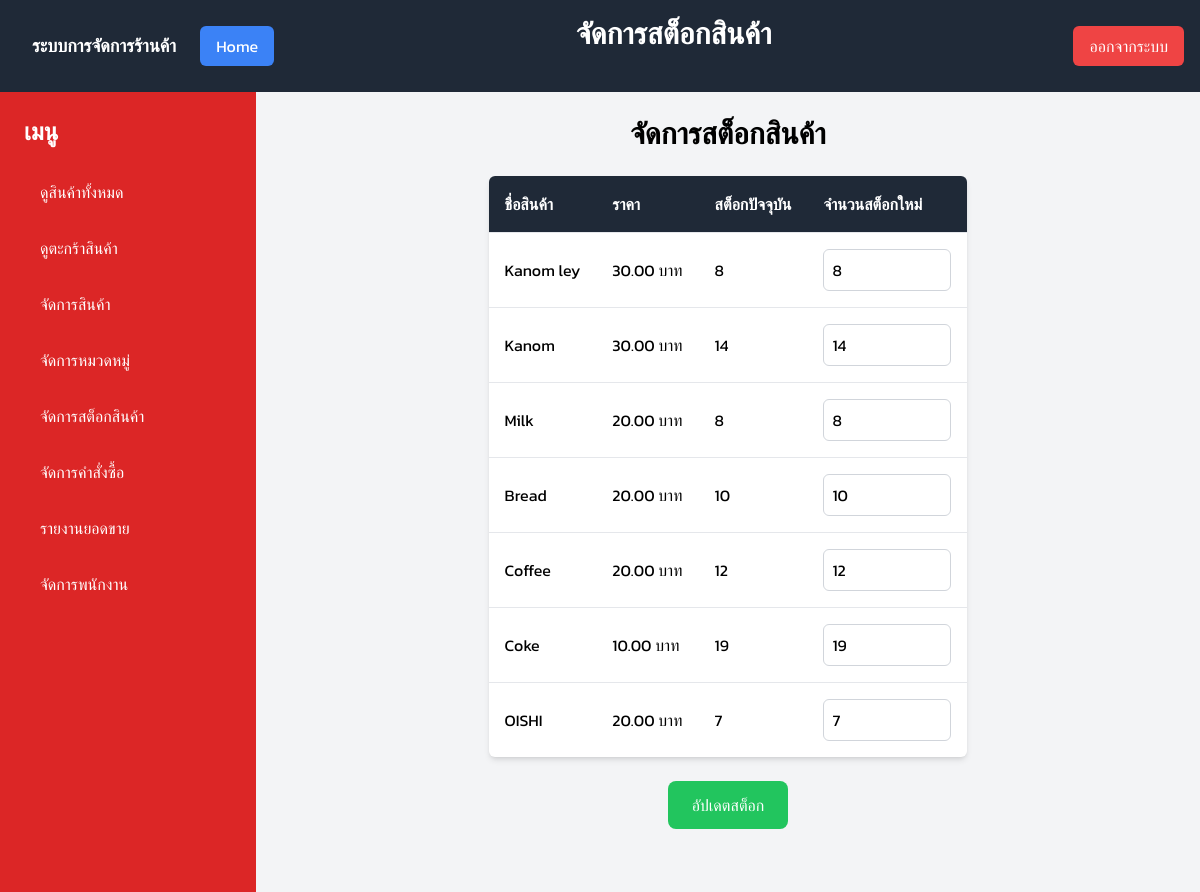
/manage-product-stock-owner/ (signed in), run on the app's committed database.
### demo/models.py (models this page shows, shortened)
class Product(models.Model):
    name = models.CharField(max_length=255)
    img_product = models.ImageField(upload_to='img/', null=True, blank=True)
    price = models.DecimalField(max_digits=10, decimal_places=2)
    stock = models.IntegerField()
    description = models.TextField()
    category = models.ForeignKey(Category, on_delete=models.SET_NULL, null=True)

### demo/views.py (the view, shortened to what this page needs)
# urls.py: path('manage-product-stock-owner/', views.manage_product_stock_view, name='manage_product_stock'),
@login_required
def manage_product_stock_view(request):
    if request.user.member_profile.role not in ['staff', 'owner']:
        messages.error(request, 'คุณไม่มีสิทธิ์เข้าถึงหน้านี้')
        return redirect('home')
    products = Product.objects.all()
    return render(request, 'manage_product_stock.html', {'products': products})

### demo/templates/manage_product_stock.html (shortened to what this page needs)
{% load static tailwind_tags %}
<!DOCTYPE html>
<html lang="en">
<head>
    {% tailwind_css %}
</head>
<body class="bg-gray-100">
    <div class="flex justify-between items-center bg-gray-800 text-white p-4">
        <div class="flex items-center">
            <span class="ml-4 text-lg font-semibold">ระบบการจัดการร้านค้า</span>
            <a href="{% url 'home' %}" class="bg-blue-500 text-white px-4 py-2 rounded-md hover:bg-blue-600 transition ml-6">Home</a>
        </div>
        <h1 class="text-3xl font-bold text-center mb-6">จัดการสต็อกสินค้า</h1>
        <div class="flex items-center">
            <a href="{% url 'logout' %}" class="bg-red-500 text-white px-4 py-2 rounded-md hover:bg-red-600 transition">ออกจากระบบ</a>
        </div>
    </div>
    {% include 'sidebar_owner.html' %}
    <div class="max-w-7xl mx-auto p-6">
        <h2 class="text-3xl font-semibold mb-6 text-center">จัดการสต็อกสินค้า</h2>
        <form method="POST">
            <table class="min-w-full bg-white shadow-md rounded-md overflow-hidden">
                <thead class="bg-gray-800 text-white">
                    <tr>
                        <th class="p-4 text-left">ชื่อสินค้า</th>
                        <th class="p-4 text-left">ราคา</th>
                        <th class="p-4 text-left">สต็อกปัจจุบัน</th>
                        <th class="p-4 text-left">จำนวนสต็อกใหม่</th>
                    </tr>
                </thead>
                <tbody>
                    {% for product in products %}
                        <tr class="border-t">
                            <td class="p-4">{{ product.name }}</td>
                            <td class="p-4">{{ product.price|floatformat:2 }} บาท</td>
                            <td class="p-4">{{ product.stock }}</td>
                            <td class="p-4">
                                <input type="number" name="stock_{{ product.id }}" value="{{ product.stock }}" class="border border-gray-300 p-2 rounded-md w-32">
                            </td>
                        </tr>
                    {% endfor %}
                </tbody>
            </table>
            <div class="text-center mt-6">
                <button type="submit" class="bg-green-500 text-white px-6 py-3 rounded-lg hover:bg-green-600 transition">อัปเดตสต็อก</button>
            </div>
        </form>
    </div>
</body>
</html>

### demo/templates/manage_product_stock.html (style rules this page uses)
body { font-family: 'Kanit', sans-serif; }

### data on the page
Product: name "Kanom ley", price "30.00", stock "8"
Product: name "Kanom", price "30.00", stock "14"
Product: name "Milk", price "20.00", stock "8"
Product: name "Bread", price "20.00", stock "10"
Product: name "Coffee", price "20.00", stock "12"
Product: name "Coke", price "10.00", stock "19"
Product: name "OISHI", price "20.00", stock "7"
